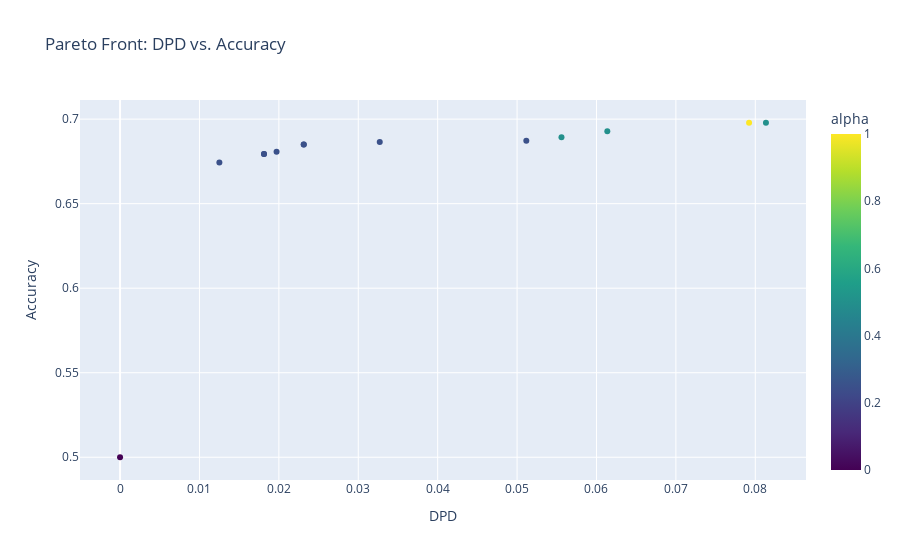

The code cell stored with this chart in its notebook:
### Code cell
# Create interactive Plotly plot
fig = px.scatter(
    plot_df,
    x='DPD',
    y='Accuracy',
    color='alpha',
    color_continuous_scale='Viridis',
    size_max=15,
    hover_data={'alpha': True, 'DPD': True, 'Accuracy': True},
    title='Pareto Front: DPD vs. Accuracy'
)
fig.update_traces(marker=dict(line_width=0))
fig.show()

### Figure 1 — Plotly figure (JSON) as saved in the notebook; plotly's stock layout.template omitted (floating-point values rounded to 4 significant figures)
{"data": [{"customdata": [[1.0], [0.0], [0.5], [0.5], [0.5], [0.25], [0.25], [0.25], [0.25], [0.25], [0.25], [0.25], [0.25]], "hovertemplate": "DPD=%{x}<br>Accuracy=%{y}<br>alpha=%{marker.color}<extra></extra>", "legendgroup": "", "marker": {"color": [1.0, 0.0, 0.5, 0.5, 0.5, 0.25, 0.25, 0.25, 0.25, 0.25, 0.25, 0.25, 0.25], "coloraxis": "coloraxis", "line": {"width": 0}, "symbol": "circle"}, "mode": "markers", "name": "", "orientation": "v", "showlegend": false, "type": "scatter", "x": [0.07922, 0.0, 0.06136, 0.05559, 0.08134, 0.01813, 0.05116, 0.03271, 0.02314, 0.01971, 0.02314, 0.01813, 0.01251], "xaxis": "x", "y": [0.6979, 0.5, 0.6929, 0.6893, 0.6979, 0.6793, 0.6871, 0.6864, 0.685, 0.6807, 0.685, 0.6793, 0.6743], "yaxis": "y"}], "layout": {"coloraxis": {"colorbar": {"title": {"text": "alpha"}}, "colorscale": [[0, "#440154"], [0.1111, "#482878"], [0.2222, "#3e4989"], [0.3333, "#31688e"], [0.4444, "#26828e"], [0.5556, "#1f9e89"], [0.6667, "#35b779"], [0.7778, "#6ece58"], [0.8889, "#b5de2b"], [1, "#fde725"]]}, "legend": {"tracegroupgap": 0}, "title": {"text": "Pareto Front: DPD vs. Accuracy"}, "xaxis": {"anchor": "y", "domain": [0, 1], "title": {"text": "DPD"}}, "yaxis": {"anchor": "x", "domain": [0, 1], "title": {"text": "Accuracy"}}}}
